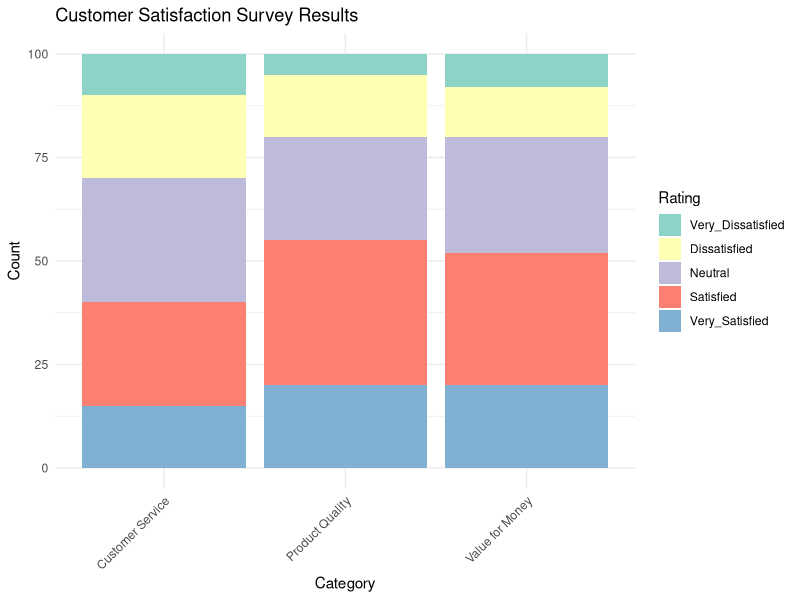

The R script that drew this image:
library(ggplot2)
library(reshape2)
data <- data.frame(
  Category = c('Product Quality', 'Customer Service', 'Value for Money'),
  Very_Dissatisfied = c(5, 10, 8),
  Dissatisfied = c(15, 20, 12),
  Neutral = c(25, 30, 28),
  Satisfied = c(35, 25, 32),
  Very_Satisfied = c(20, 15, 20)
)
data_melted <- melt(data, id.vars = 'Category', variable.name = 'Rating', value.name = 'Count')
ggplot(data_melted, aes(x = Category, y = Count, fill = Rating)) +
  geom_bar(stat = 'identity') +
  labs(title = 'Customer Satisfaction Survey Results',
       x = 'Category',
       y = 'Count') +
  scale_fill_brewer(palette = "Set3") +
  theme_minimal() +
  theme(axis.text.x = element_text(angle = 45, hjust = 1))
